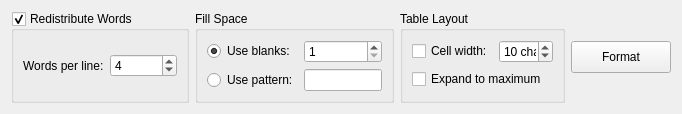
<?xml version="1.0" encoding="UTF-8"?>
<ui version="4.0">
 <class>WordFormatBar</class>
 <widget class="QWidget" name="WordFormatBar">
  <property name="geometry">
   <rect>
    <x>0</x>
    <y>0</y>
    <width>682</width>
    <height>105</height>
   </rect>
  </property>
  <property name="sizePolicy">
   <sizepolicy hsizetype="Preferred" vsizetype="Maximum">
    <horstretch>0</horstretch>
    <verstretch>0</verstretch>
   </sizepolicy>
  </property>
  <property name="windowTitle">
   <string>Form</string>
  </property>
  <layout class="QVBoxLayout" name="verticalLayout">
   <item>
    <layout class="QHBoxLayout" name="horizontalLayout_2">
     <item>
      <widget class="QGroupBox" name="gbWords">
       <property name="title">
        <string>Redistribute Words</string>
       </property>
       <property name="checkable">
        <bool>true</bool>
       </property>
       <layout class="QHBoxLayout" name="horizontalLayout">
        <item>
         <widget class="QLabel" name="label">
          <property name="text">
           <string>Words per line:</string>
          </property>
         </widget>
        </item>
        <item>
         <widget class="QSpinBox" name="sbWords">
          <property name="sizePolicy">
           <sizepolicy hsizetype="Preferred" vsizetype="Fixed">
            <horstretch>0</horstretch>
            <verstretch>0</verstretch>
           </sizepolicy>
          </property>
          <property name="minimum">
           <number>1</number>
          </property>
          <property name="maximum">
           <number>999999999</number>
          </property>
          <property name="value">
           <number>4</number>
          </property>
         </widget>
        </item>
       </layout>
      </widget>
     </item>
     <item>
      <widget class="QGroupBox" name="gbSpace">
       <property name="title">
        <string>Fill Space</string>
       </property>
       <property name="checkable">
        <bool>false</bool>
       </property>
       <layout class="QGridLayout" name="gridLayout">
        <item row="0" column="0">
         <widget class="QRadioButton" name="cbFillSpaces">
          <property name="text">
           <string>Use blanks:</string>
          </property>
          <property name="checked">
           <bool>true</bool>
          </property>
         </widget>
        </item>
        <item row="1" column="0">
         <widget class="QRadioButton" name="cbFillPattern">
          <property name="text">
           <string>Use pattern:</string>
          </property>
         </widget>
        </item>
        <item row="1" column="1">
         <widget class="QLineEdit" name="leFillPattern">
          <property name="enabled">
           <bool>true</bool>
          </property>
          <property name="sizePolicy">
           <sizepolicy hsizetype="Preferred" vsizetype="Fixed">
            <horstretch>0</horstretch>
            <verstretch>0</verstretch>
           </sizepolicy>
          </property>
         </widget>
        </item>
        <item row="0" column="1">
         <widget class="QSpinBox" name="sbFillBlanks">
          <property name="sizePolicy">
           <sizepolicy hsizetype="Preferred" vsizetype="Fixed">
            <horstretch>0</horstretch>
            <verstretch>0</verstretch>
           </sizepolicy>
          </property>
          <property name="minimum">
           <number>1</number>
          </property>
          <property name="maximum">
           <number>9999</number>
          </property>
         </widget>
        </item>
       </layout>
      </widget>
     </item>
     <item>
      <widget class="QGroupBox" name="gbAlign">
       <property name="title">
        <string>Table Layout</string>
       </property>
       <property name="checkable">
        <bool>false</bool>
       </property>
       <layout class="QGridLayout" name="gridLayout_2">
        <item row="0" column="0">
         <widget class="QCheckBox" name="cbCell">
          <property name="text">
           <string>Cell width:</string>
          </property>
         </widget>
        </item>
        <item row="0" column="1">
         <widget class="QSpinBox" name="sbCell">
          <property name="sizePolicy">
           <sizepolicy hsizetype="Preferred" vsizetype="Fixed">
            <horstretch>0</horstretch>
            <verstretch>0</verstretch>
           </sizepolicy>
          </property>
          <property name="suffix">
           <string> char</string>
          </property>
          <property name="prefix">
           <string/>
          </property>
          <property name="minimum">
           <number>1</number>
          </property>
          <property name="maximum">
           <number>9999</number>
          </property>
          <property name="value">
           <number>10</number>
          </property>
         </widget>
        </item>
        <item row="1" column="0" colspan="2">
         <widget class="QCheckBox" name="cbFitWords">
          <property name="text">
           <string>Expand to maximum</string>
          </property>
         </widget>
        </item>
       </layout>
      </widget>
     </item>
     <item>
      <widget class="QPushButton" name="pbFormat">
       <property name="sizePolicy">
        <sizepolicy hsizetype="Preferred" vsizetype="Fixed">
         <horstretch>0</horstretch>
         <verstretch>0</verstretch>
        </sizepolicy>
       </property>
       <property name="minimumSize">
        <size>
         <width>100</width>
         <height>32</height>
        </size>
       </property>
       <property name="text">
        <string>Format</string>
       </property>
      </widget>
     </item>
     <item>
      <spacer name="horizontalSpacer">
       <property name="orientation">
        <enum>Qt::Horizontal</enum>
       </property>
       <property name="sizeHint" stdset="0">
        <size>
         <width>20</width>
         <height>20</height>
        </size>
       </property>
      </spacer>
     </item>
    </layout>
   </item>
  </layout>
 </widget>
 <tabstops>
  <tabstop>gbWords</tabstop>
  <tabstop>sbWords</tabstop>
  <tabstop>cbFillSpaces</tabstop>
  <tabstop>sbFillBlanks</tabstop>
  <tabstop>cbFillPattern</tabstop>
  <tabstop>leFillPattern</tabstop>
  <tabstop>cbCell</tabstop>
  <tabstop>sbCell</tabstop>
  <tabstop>cbFitWords</tabstop>
  <tabstop>pbFormat</tabstop>
 </tabstops>
 <resources/>
 <connections>
  <connection>
   <sender>cbFillPattern</sender>
   <signal>clicked()</signal>
   <receiver>leFillPattern</receiver>
   <slot>setFocus()</slot>
   <hints>
    <hint type="sourcelabel">
     <x>256</x>
     <y>63</y>
    </hint>
    <hint type="destinationlabel">
     <x>314</x>
     <y>64</y>
    </hint>
   </hints>
  </connection>
  <connection>
   <sender>cbFillSpaces</sender>
   <signal>clicked()</signal>
   <receiver>sbFillBlanks</receiver>
   <slot>setFocus()</slot>
   <hints>
    <hint type="sourcelabel">
     <x>258</x>
     <y>37</y>
    </hint>
    <hint type="destinationlabel">
     <x>304</x>
     <y>42</y>
    </hint>
   </hints>
  </connection>
 </connections>
</ui>
